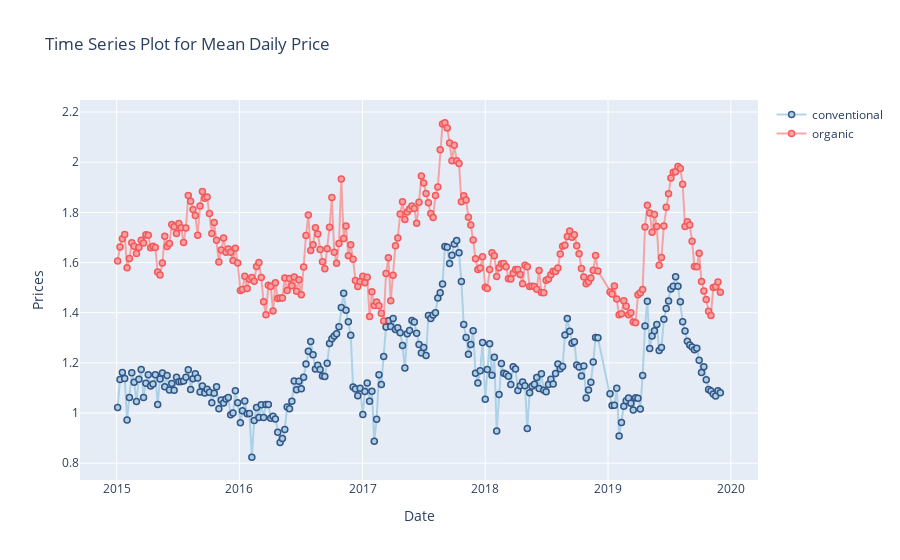

The cell this chart's notebook holds for it:
### Code cell
#Plot the time series of organic and conventional avocado price
import plotly
from plotly.offline import init_notebook_mode, iplot
import plotly.graph_objs as go
init_notebook_mode(connected=True)



fig = go.Figure()



scatter1=go.Scatter(x=conventional_groupByDate.index,y=conventional_groupByDate.AveragePrice,
                   name='conventional',mode='lines+markers',marker=dict(
                                 color='rgb(158,202,225)',
                                 line=dict(
                                 color='rgb(8,48,107)',
                                 width=1.5)),
                                opacity=0.8)
scatter2=go.Scatter(x=
organic_groupByDate.index,y=organic_groupByDate.AveragePrice,
                   name='organic',mode='lines+markers',marker=dict(
                                 color='rgb(248,146,146)',
                                 line=dict(
                                 color='rgb(249,52,52)',
                                 width=1.5)),
                                opacity=0.8)

data=[scatter1,scatter2]

layout = go.Layout(title='Time Series Plot for Mean Daily Price',
                  xaxis={'title':'Date'},yaxis={'title':'Prices'})
figure=go.Figure(data=data,layout=layout)
iplot(figure)

### Figure 1 — Plotly figure (JSON) as saved in the notebook; plotly's stock layout.template omitted (floating-point values rounded to 4 significant figures; data arrays with more than 128 entries replaced by an {"elided": "..."} marker saying what was removed)
{"data": [{"marker": {"color": "rgb(158,202,225)", "line": {"color": "rgb(8,48,107)", "width": 1.5}}, "mode": "lines+markers", "name": "conventional", "opacity": 0.8, "type": "scatter", "x": {"elided": "253 str values"}, "y": {"elided": "253 float values"}}, {"marker": {"color": "rgb(248,146,146)", "line": {"color": "rgb(249,52,52)", "width": 1.5}}, "mode": "lines+markers", "name": "organic", "opacity": 0.8, "type": "scatter", "x": {"elided": "253 str values"}, "y": {"elided": "253 float values"}}], "layout": {"title": {"text": "Time Series Plot for Mean Daily Price"}, "xaxis": {"title": {"text": "Date"}}, "yaxis": {"title": {"text": "Prices"}}}}
